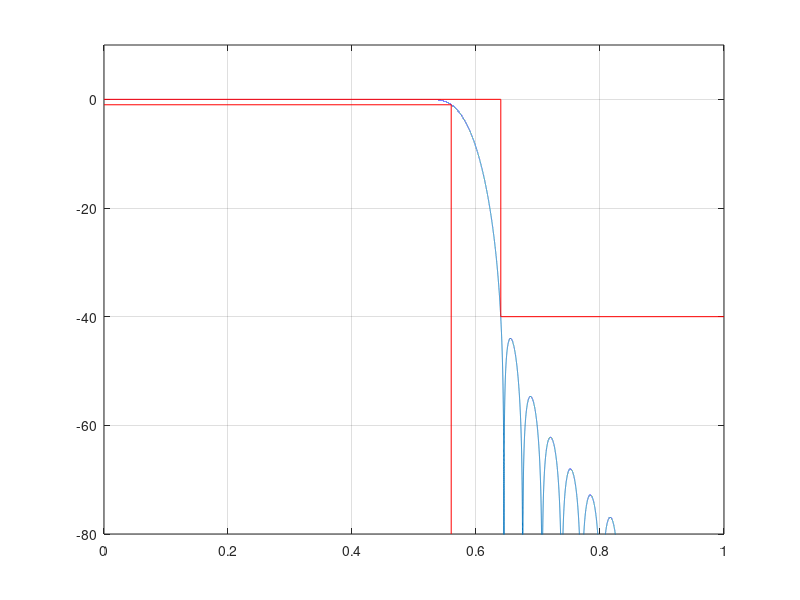

Source code (MATLAB): (Note: this script raises an error after producing the figure.)
% Projeto filtro 1
% LP - (fa = 10000 Hz, f1 = 2800 Hz; f2 = 3200 Hz, Ap = 1 dB, As = 40 dB, GdB = 0 dB)

close all;
clear all;
clc;

ExecutarAjuste = 1;

%% Especificacoes
fa = 10000; fp = 2800; fs = 3200;
Ap = 1; As = 40; GdB = 0;
wp = fp/fa*(2*pi); ws = fs/fa*(2*pi);

wc1 = sqrt(wp*ws); % media geometrica
Dw1 = ws - wp;
M1 = ceil(3.32*pi/(Dw1));
G0 = GdB;

% Projeto inicial
M = M1;
Dw = Dw1;
wc = wc1;

if ExecutarAjuste
    % primeiro ajuste
    G0 = 0.056; % db

    % segundo ajuste M (n/2)
    wp2 = 0.5758*pi; ws2 = 0.6347*pi;
    Dw2 = ws2 - wp2;
    M2 = ceil(M1*Dw2/Dw1); % nova ordem do filtro 2*M2
    M = M2;

    % ajuste deslocamento
    wc2 = wc1 - ((0.0075+0.0077)/2)*pi;
    wc = wc2;
end
    
k = 1:M;
% Low Pass
bi = sin(wc*k)./(pi*k);
b0 = wc/pi;
b = [flip(bi) b0 bi];

m = -M:M;
% wk = 0.5 + 0.5*cos(2*pi*m/(2*M+1)); % Hann
wk = hann(2*M+1)';
% wk = bartlett(2*M+1)';
% wk = triang(2*M+1)';
% wk = hamming(2*M+1)';
b = b.*wk*10^(-G0/20); % regular altura do filtro em db

figure(1)
[h, w] = freqz(b, 1, linspace(0,pi,100000));
% plot(w/pi, abs(h)); grid on;
plot(w/pi, 20*log10(abs(h))); grid on;
ylim([-80 10])
hold on;
plot([0,wp,wp]/pi,[-Ap,-Ap,-80], '-red')
plot([0,ws/pi,ws/pi,1],[0,0,-As,-As], '-red')

figure(2)
suptitle(['LP FIR ' num2str(fp) '-' num2str(fs) ' Ordem: ' num2str(2*M+1)])

escala = fa/2;
subplot(3,2,[4 6])
zplane(b, 1);
axis([-2 2 -2 2])
title('Diagrama de polos (x) e zeros (o)')

clear h w
[h, w] = freqz(b, 1, 'whole');

subplot(322)
stem(b), grid on;
title('Resposta ao impulso')

subplot(321)
[h, w] = freqz(b, 1, linspace(0,pi,10000));
% plot(w/pi, abs(h)); grid on;
plot(w/pi*escala, 20*log10(abs(h))); grid on;
hold on;
title('Resposta de Magnitude')
ylim([-80 5])
Amin = 80;
% plot([0 wp wp]/pi, -[Ap Ap Amin], 'r');
plot([0,fs,fs,10000],[0,0,-As,-As], 'r')
plot([0,fp,fp,],[-Ap,-Ap,-80], 'r')

subplot(323)
plot(w/pi*escala, unwrap(angle(h))/pi); grid on;
title('Resposta de Fase')

subplot(325)
grpdelay(b, 1)
title('Atraso de grupo')




% %% Simulacao com PM
% % Specs:
% 
% fcuts = [fp fs];
% w = fcuts/fa*(2*pi);
% wp = w(1)/pi; ws = w(2)/pi;
% 
% mags = [1 0];
% % devs = [1-10^(-Ap/20) 10^(-As/20)];
% devs = [1-10^(-(Ap/2-0.06)/20) 10^(-As/20)];
% G0 = -Ap/2;
% 
% % calculo da ordem com firpmord
% [n,f0,a0,w0] = firpmord(fcuts,mags,devs,fa);
% 
% % calculo algoritmo PM
% h_pm = firpm(n,f0,a0,w0);
% h_pm = h_pm*10^(G0/20);
% 
% [Hw,w] = freqz(h_pm, 1, 10000);
% plot(w*fa/2/pi,20*log10(abs(Hw)))
% title_txt = ['PM Filter N = ' num2str(n)];
% title(title_txt)
% hold on
% Amin = 80;
% % ylim([-Amin 10])
% plot([0,wp,wp]*fa/2,[-Ap,-Ap,-80], '-red')
% plot([0,ws,ws,1]*fa/2,[0,0,-As,-As], '-red')
% 
% 
